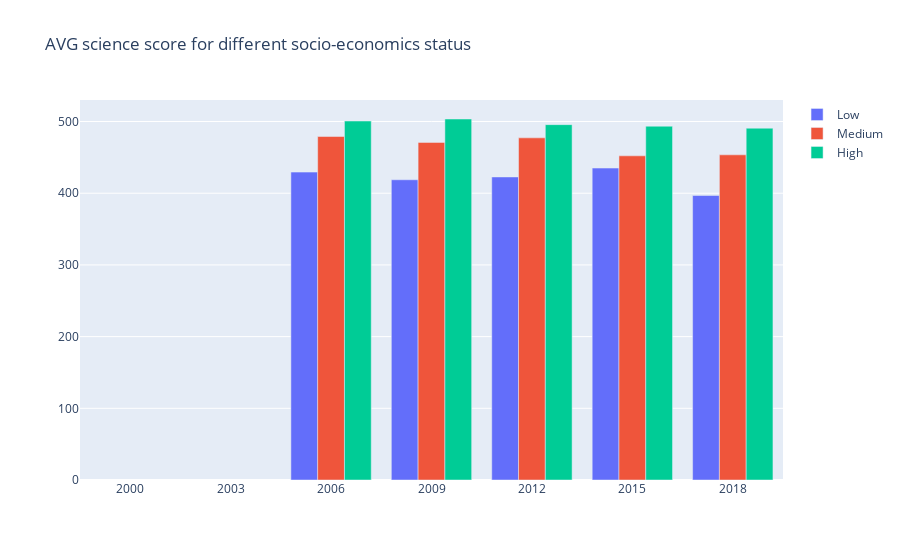

The code cell stored with this chart in its notebook:
### Code cell
trace13 = go.Bar(x=year_cat, y=low3, name='Low')
trace23 = go.Bar(x=year_cat, y=medium3, name='Medium')
trace33 = go.Bar(x=year_cat, y=high3, name='High')

# Layout settings
layout = go.Layout(
    title='AVG science score for different socio-economics status',
    barmode='group'  # Set barmode to 'stack' for stacking bars
)

# Create the figure with the traces and layout
fig = go.Figure(data=[trace13, trace23,trace33], layout=layout)

# Show the plot
fig.show()

fig.write_html("sci_ses.html")

### Figure 1 — Plotly figure (JSON) as saved in the notebook; plotly's stock layout.template omitted (floating-point values rounded to 4 significant figures)
{"data": [{"name": "Low", "type": "bar", "x": ["2000", "2003", "2006", "2009", "2012", "2015", "2018"], "y": [null, null, 429.4, 418.8, 422.7, 435.1, 396.8]}, {"name": "Medium", "type": "bar", "x": ["2000", "2003", "2006", "2009", "2012", "2015", "2018"], "y": [null, null, 479.1, 470.9, 477.2, 452.1, 453.5]}, {"name": "High", "type": "bar", "x": ["2000", "2003", "2006", "2009", "2012", "2015", "2018"], "y": [null, null, 500.7, 503.5, 495.7, 493.5, 490.7]}], "layout": {"barmode": "group", "title": {"text": "AVG science score for different socio-economics status"}}}
